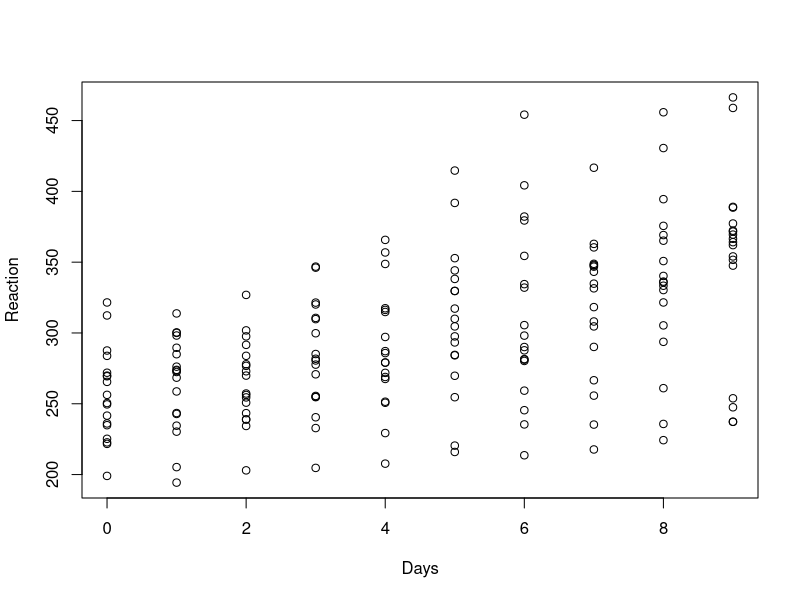
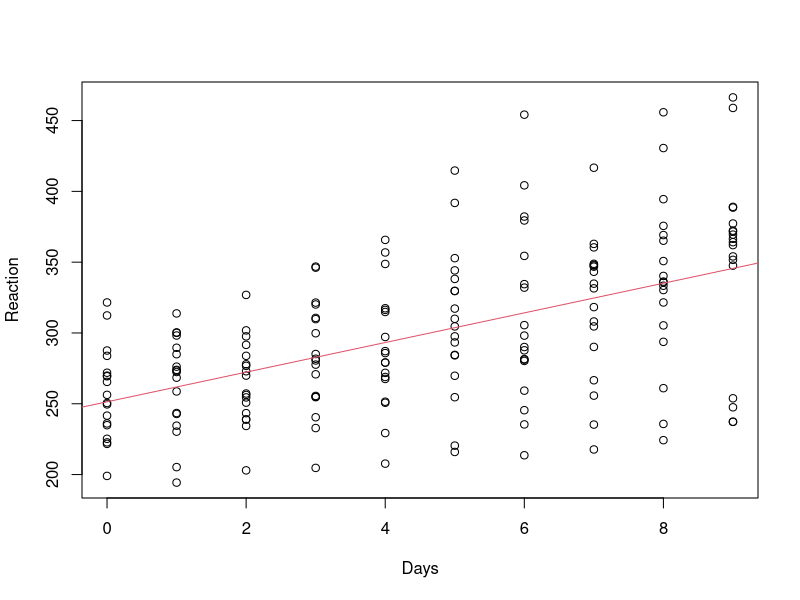

Write R code to recreate these figures, in order.
## ---- chunk 1
library(lme4)
plot(Reaction ~ Days, data=sleepstudy)

## ---- chunk 2
library(lme4)
plot(Reaction ~ Days, data=sleepstudy)
points(sleepstudy$Reaction, sleepstudy$Days,pch=21,col=2)
lmline<-lm(Reaction ~ Days, data=sleepstudy)
points(lmline$Reaction, lmline$Days, pch=23, col=2)
abline(lmline,col=2)
## ---- chunk 3
lmm<-lm(Reaction ~ Days, sleepstudy)
## ---- chunk 4
print(lmm$coeff)
